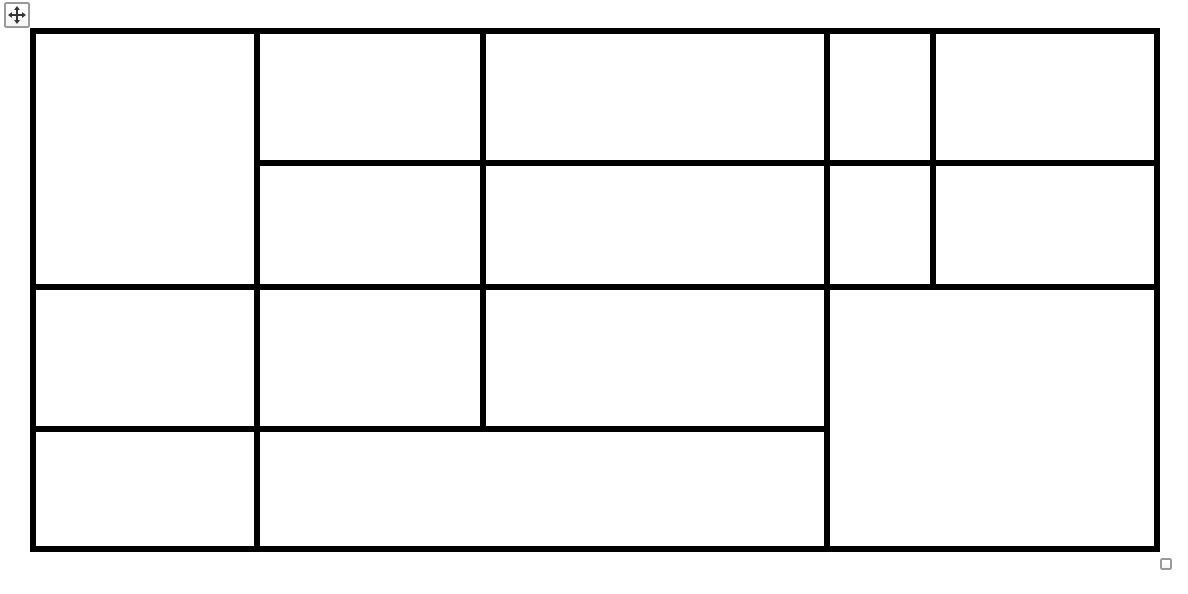
#> input picture boxes2.jpg, 1188 x 594 px
$ python solution.py
#> lines starting #> are read from the running program, lines starting #| are printed output that depends on the picture; after the words box and inside, x2 and y2 are one past the last pixel; in counts of white or black regions, pixels touching at a corner belong together
'''
Submission for OCBC AI Lab Tech Interview
141019
Luar Shui Song


Versions used:
OpenCV 4.1.1
Numpy 1.16.2
Shapely 1.6.4
Matplotlib 3.1.1
Python 3.7
'''

# USER-INSTALLED LIBRARIES
import cv2
import numpy as np
from shapely.geometry import LineString, mapping
import matplotlib.pyplot as plt
import matplotlib.image as mpimg

# PYTHON NATIVE
from itertools import groupby, combinations
from operator import itemgetter
import ast
import math
import pprint

def pre_processing(filename):
    # Credit: https://medium.com/coinmonks/a-box-detection-algorithm-for-any-image-containing-boxes-756c15d7ed26
    # Used to segment the vertical and horizontal lines from image (better than Hough Transform/Canny)

    img = cv2.imread(filename, 0)
    (thresh, img_bin) = cv2.threshold(img, 128, 255,
                                      cv2.THRESH_BINARY | cv2.THRESH_OTSU)  # Thresholding the image
    img_bin = 255-img_bin  # Invert the image

    cv2.imwrite("Image_bin.jpg",img_bin)

    # Defining a kernel length
    kernel_length = np.array(img).shape[1]//40

    # A vertical kernel of (1 X kernel_length), which will detect all the vertical lines from the image.
    vertical_kernel = cv2.getStructuringElement(cv2.MORPH_RECT, (1, kernel_length))
    # A horizontal kernel of (kernel_length X 1), which will help to detect all the horizontal line from the image.
    hori_kernel = cv2.getStructuringElement(cv2.MORPH_RECT, (kernel_length, 1))
    # A kernel of (3 X 3) ones.
    kernel = cv2.getStructuringElement(cv2.MORPH_RECT, (3, 3))

    # Morphological operation to detect vertical lines from an image
    img_temp1 = cv2.erode(img_bin, vertical_kernel, iterations=3)
    vertical_lines_img = cv2.dilate(img_temp1, vertical_kernel, iterations=3)
    cv2.imwrite("vertical_lines.jpg",vertical_lines_img)

    # Morphological operation to detect horizontal lines from an image
    img_temp2 = cv2.erode(img_bin, hori_kernel, iterations=3)
    horizontal_lines_img = cv2.dilate(img_temp2, hori_kernel, iterations=3)
    cv2.imwrite("horizontal_lines.jpg",horizontal_lines_img)

    return horizontal_lines_img, vertical_lines_img


def counter(lines_img):
# Code to find all subsequences of '255's and put them in 3 dictionaries
# E.g. pixel detected sequence can be like this [1,2,3,255,256,257,258,259]
# This denotes that pixels 1,2,3 and 255,256,257,258,259 at that iteration (height = idx) are == 255
# Desired output: [1,2,3], [255,255,256,257,258,259]
# We further classify them into three different dictionaries:
# first_observed: first seen; dup_first_observed: to store duplicates; last_observed: last seen
    seq_list = []
    first_observed = {}
    last_observed = {}
    dup_first_observed = {}
    # We are processing the image row by row to detect the lines
    for idx, array in enumerate(lines_img):
        summer = sum(array)

        # if the row is all 0's, skip
        if summer == 0:
            continue
        else:
            subseq = np.where(array == 255)[0].tolist()

            for k, g in groupby(enumerate(subseq), lambda ix : ix[0] - ix[1]):
                seq_list += [list(map(itemgetter(1), g))]

            for seq in seq_list:
                seq = str(seq)
                if seq not in first_observed:
                    first_observed[seq] = idx
                # Records the cases where the sequences are repeated and non-unique
                if seq not in dup_first_observed:
                    dup_first_observed[seq] = [idx]
                elif seq in dup_first_observed:
                    dup_first_observed[seq].append(idx)

                # always record last_observed
                last_observed[seq] = idx

            seq_list = []
    return first_observed, last_observed, dup_first_observed

# hori and vert line segments
def find_segments(combined):
    vert_seg = []
    hori_seg = []

    x_elems = [x[0] for x in combined]
    y_elems = [x[1] for x in combined]

    # to remove duplicates
    x_elems = list(dict.fromkeys(x_elems))
    y_elems = list(dict.fromkeys(y_elems))

    # find all same x coordinates ==> vertical segments
    for x in x_elems:
        temp_list = []
        for coord in combined:
            if x not in coord:
                continue
            temp_list += [coord]

        # order the temp_list and pick the ends appropriately
        temp_elems = [elems[1] for elems in temp_list]
        temp_elems = sorted(temp_elems)
        vert_seg += [[[x, temp_elems[0]],[x, temp_elems[-1]]]]

    # find all same y coordinates ==> horizontal segments
    for y in y_elems:
        temp_list = []
        for coord in combined:
            if y not in coord:
                continue
            temp_list += [coord]

        # order the temp_list and pick the ends appropriately
        temp_elems = [elems[0] for elems in temp_list]
        temp_elems = sorted(temp_elems)

        hori_seg += [[[temp_elems[0],y],[temp_elems[-1],y]]]

    return vert_seg, hori_seg

# [14 lines left out: function angle, not called in this run]

def nCr(n,r):
    f = math.factorial
    return f(n) // f(r) // f(n-r)

# Now time to find boxes
# [28 lines left out: function box_detector, not called in this run]

def basic_detection(filename):
    # Detecting Horizontal coordinates
    horizontal_lines_img, vertical_lines_img = pre_processing(filename)
    first_observed, last_observed, dup_first_observed = counter(horizontal_lines_img)
    hori_lines = []
    hori_ycoords = []
    hori_coords = []

    # to add into our lists horizontal y coordinates and horizontal line candidates
    for items in dup_first_observed:
        hori_ycoords.append(dup_first_observed[items])
        items = ast.literal_eval(items)
        hori_lines.append(items)

    # detect consecutive numbers ==> these form a contiguous stretch
    # e.g. a detected horizontal contiguous array could look like this
    # [30,31,32,33,......, 855,856,857]
    # This implies that pixels 30 to 857 form a contiguous stretch of 'line',
    # therefore we want to extract the first and last point.
    # The y-coordinate is just the same throughout.

    seq_list = []
    for idx, coords in enumerate(hori_ycoords):
        for k, g in groupby(enumerate(coords), lambda ix : ix[0] - ix[1]):
            seq_list += [list(map(itemgetter(1), g))]
        # take the first coordinate as the horizontal point
        for seq in seq_list:
            y1 = seq[0]
            x0 = hori_lines[idx][0]
            x1 = hori_lines[idx][-1]

            hori_coords.append([x0,y1])
            hori_coords.append([x1,y1])

        seq_list = []

    # Detecting vertical coordinates
    # E.g. array could be like [30, 31, 32, 33, 34, 35]
    # Picture this as the width of the line - and therefore we can see easily that
    # this same array would be repeated for however many rows in the image.
    # hence our x-coordinates will be the same, but y-coordinates are taken from the
    # first_observed and last_observed dictionaries respectively.
    first_observed, last_observed, _ = counter(vertical_lines_img)
    vert_lines = []
    for items in first_observed:
        items = ast.literal_eval(items)
        vert_lines.append(items)
    vert_coords = []
    for line in vert_lines:
        x0 = line[0]
        line = str(line)
        y0 = first_observed[line]
        y1 = last_observed[line]
        vert_coords.append([x0,y0])
        vert_coords.append([x0,y1])

    combined =  vert_coords+ hori_coords

    # To remove the duplicates that are close to each other.
    coords_to_remove = []
    coords_to_add = []
    threshold = 8
    for a, b in combinations(combined, 2):
        if a == b:
            coords_to_add.append(a)
        # L2 norm
        if ((a[0]-b[0])**2 + (a[1]-b[1])**2)**0.5 < threshold:
            # Keep the biggest one
            if a[0] + a[1] > b[0] + b[1]:
                coords_to_remove.append(b)
            else:
                coords_to_remove.append(a)

    combined = [desired for desired in combined if desired not in coords_to_remove]
    combined += coords_to_add


    # To fine-tune the coordinates to be on the same gridlines
    for a, b in combinations(combined, 2):
        if abs(a[0]-b[0])< threshold:
            # always keep the biggest one
            if a[0] > b[0]:
                idx = combined.index(b)
                combined[idx][0] = a[0]

            else:
                idx = combined.index(a)
                combined[idx][0] = b[0]

        if abs(a[1]-b[1]) < threshold:
            if a[1] > b[1]:
                idx = combined.index(b)
                combined[idx][1] = a[1]

            else:
                idx = combined.index(a)
                combined[idx][1] = b[1]
    return combined


def intersection_finder(combined):
    # to find intersection between horizontal and vertical lines
    intersection_list = []

    vert_seg, hori_seg = find_segments(combined)

    for a in vert_seg:
        for b in hori_seg:
            line1 = LineString([tuple(a[0]), tuple(a[1])])
            line2 = LineString([tuple(b[0]), tuple(b[1])])
            result = line1.intersection(line2)

            if not result:
                continue


            result = np.array(result)
            print(result)
            intersection_list.append(result.tolist())
    print('Final combined', intersection_list, len(intersection_list))

    # To combine with the original points
    intersection_list = [[int(elem[0]),int(elem[1])] for elem in intersection_list]
    combined = intersection_list + combined
    combined = [str(temp) for temp in combined]
    combined = list(dict.fromkeys(combined))
    combined = [ast.literal_eval(temp) for temp in combined]
    return combined


def main(filename):
	combined = basic_detection(filename)
#> in pre_processing, img is the input picture: shape (594, 1188); min 0, max 255, mean 238.2
#> in pre_processing, `(thresh, img_bin) = cv2.threshold(img, 128, 255, cv2.THRESH_BINARY | c..`: thresh = 127
#> in pre_processing, `img_bin = 255-img_bin`:
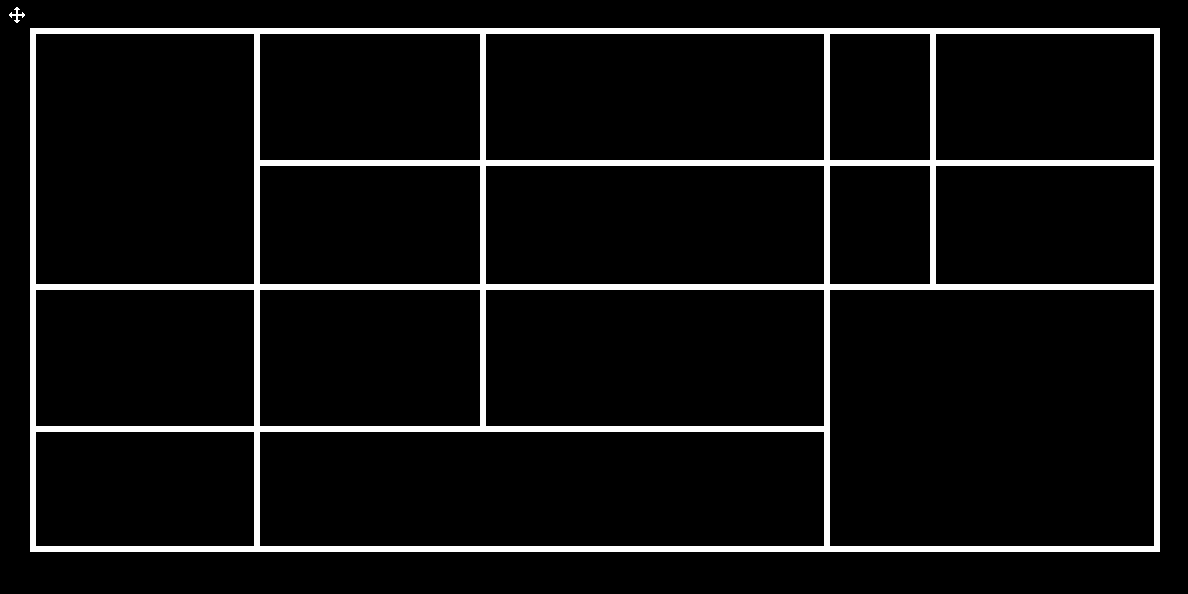
#> img_bin: shape (594, 1188); 6.6% white; 2 white regions, box (x1, y1, x2, y2) and area: (30, 28, 1160, 552) 46248, (9, 7, 25, 23) 84
#> in pre_processing, `img_temp1 = cv2.erode(img_bin, vertical_kernel, iterations=3)`:
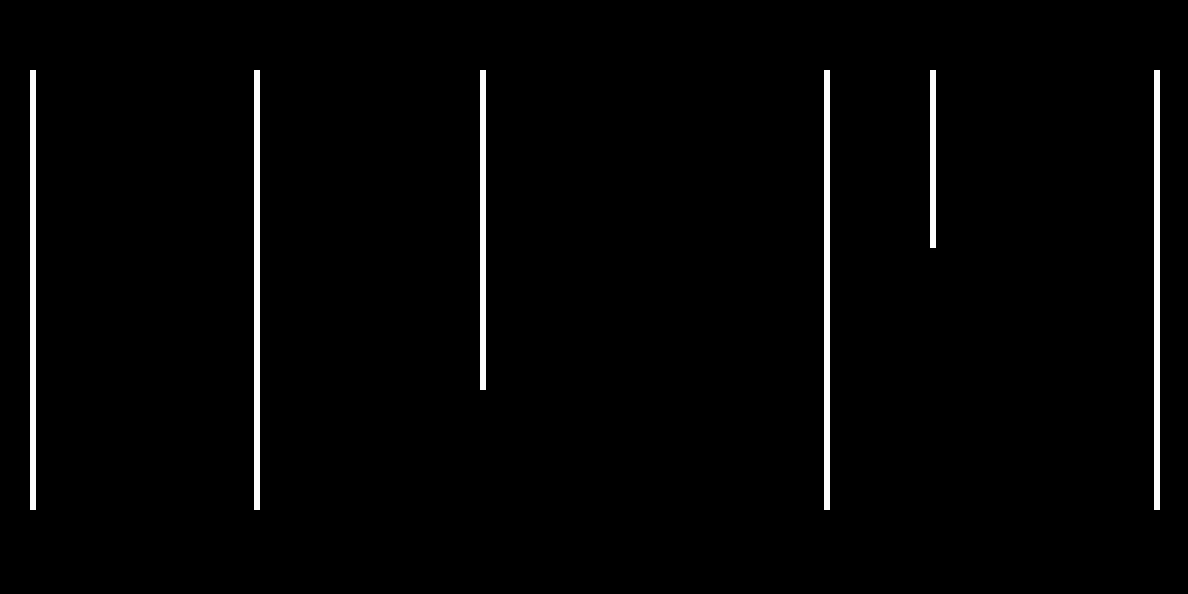
#> img_temp1: shape (594, 1188); 1.9% white; 6 white regions, box (x1, y1, x2, y2) and area: (30, 70, 36, 510) 2640, (254, 70, 260, 510) 2640, (824, 70, 830, 510) 2640, (1154, 70, 1160, 510) 2640, (480, 70, 486, 390) 1920, (930, 70, 936, 248) 1068
#> in pre_processing, `vertical_lines_img = cv2.dilate(img_temp1, vertical_kernel, iterations..`:
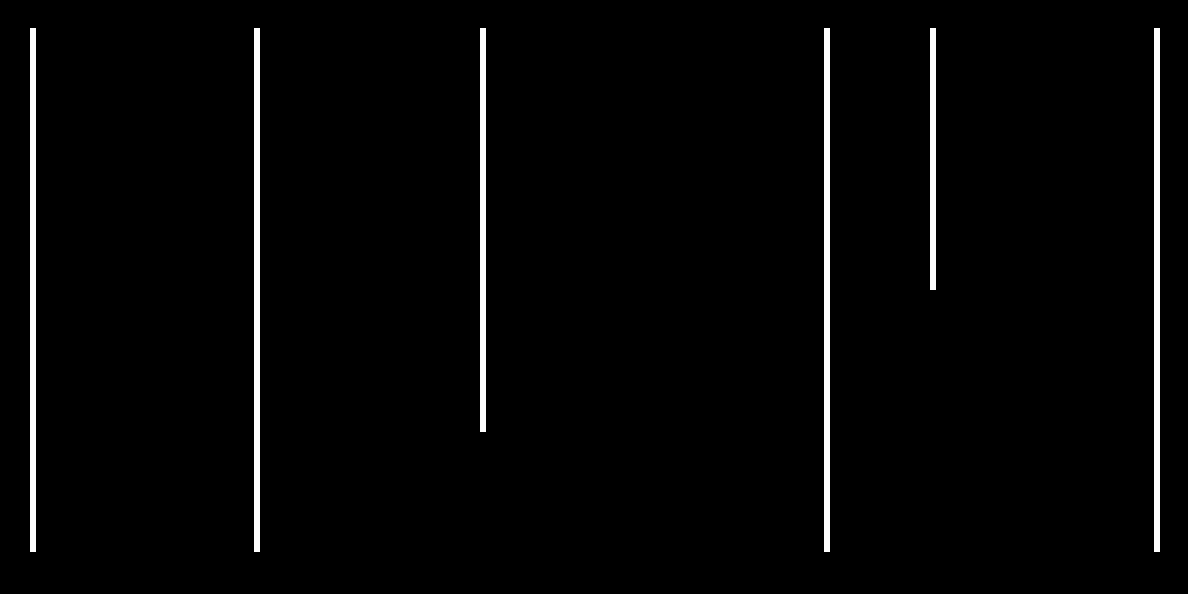
#> vertical_lines_img: shape (594, 1188); 2.3% white; 6 white regions, box (x1, y1, x2, y2) and area: (30, 28, 36, 552) 3144, (254, 28, 260, 552) 3144, (824, 28, 830, 552) 3144, (1154, 28, 1160, 552) 3144, (480, 28, 486, 432) 2424, (930, 28, 936, 290) 1572
#> in pre_processing, `horizontal_lines_img = cv2.dilate(img_temp2, hori_kernel, iterations=3)`:
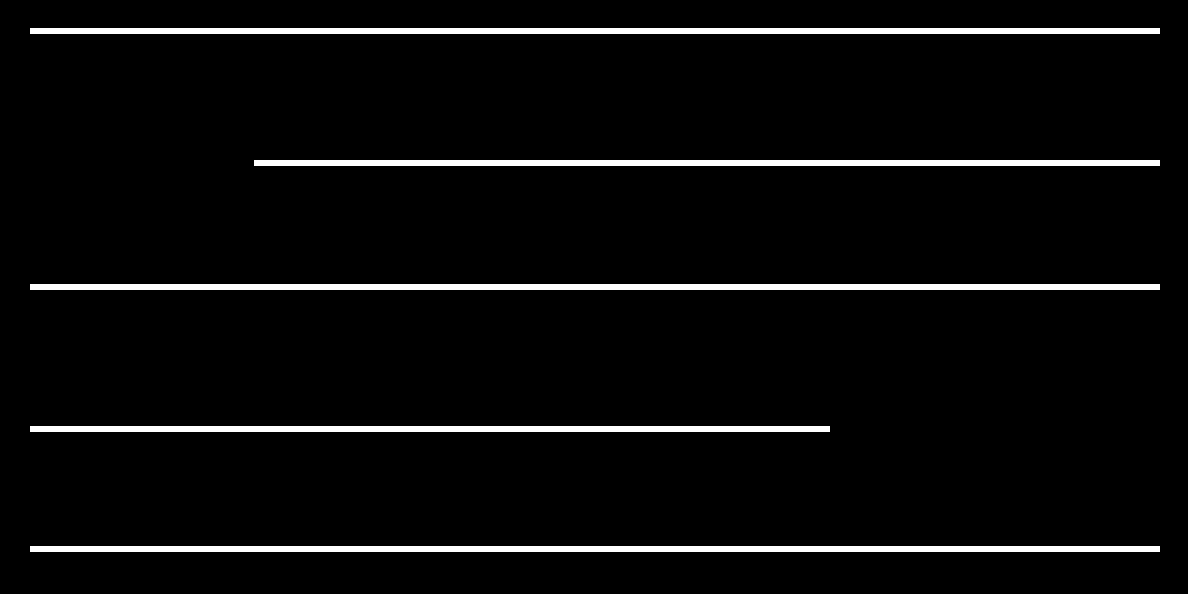
#> horizontal_lines_img: shape (594, 1188); 4.3% white; 5 white regions, box (x1, y1, x2, y2) and area: (30, 28, 1160, 34) 6780, (30, 284, 1160, 290) 6780, (30, 546, 1160, 552) 6780, (254, 160, 1160, 166) 5436, (30, 426, 830, 432) 4800
#> the loop in counter, `for idx, array in enumerate(lines_img):` made 594 passes
#> summer on passes 1 to 4: 0, 0, 0, 0
#> after the loop in counter, `for idx, array in enumerate(lines_img):`: dup_first_observed = 3 items
#> the loop in basic_detection, `for items in dup_first_observed:` made 3 passes
#> after the loop in basic_detection, `for items in dup_first_observed:`: hori_ycoords = [[28, 29, 30, 31, 32, 33, 284, 285, 286, 287, 288, 289, 546, 547, 548, 549, 550, 551], [160, 161, 162, 163, 164, 165], [426, 427, 428, 429, 430, 431]]
#> the loop in basic_detection, `for idx, coords in enumerate(hori_ycoords):` made 3 passes
#> after the loop in basic_detection, `for idx, coords in enumerate(hori_ycoords):`: hori_coords = [[30, 28], [1159, 28], [30, 284], [1159, 284], [30, 546], [1159, 546], [254, 160], [1159, 160], [30, 426], [829, 426]]
#> the loop in counter (call 2), `for idx, array in enumerate(lines_img):` made 594 passes
#> in basic_detection, `first_observed, last_observed, _ = counter(vertical_lines_img)`: first_observed = {'[30, 31, 32, 33, 34, 35]': 28, '[254, 255, 256, 257, 258, 259]': 28, '[480, 481, 482, 483, 484, 485]': 28, '[824, 825, 826, 827, 828, 829]': 28, '[930, 931, 932, 933, 934, 935]': 28, '[1154, 1155, 1156, 1157, 1158, 1159]': 28}; last_observed = {'[30, 31, 32, 33, 34, 35]': 551, '[254, 255, 256, 257, 258, 259]': 551, '[480, 481, 482, 483, 484, 485]': 431, '[824, 825, 826, 827, 828, 829]': 551, '[930, 931, 932, 933, 934, 935]': 289, '[1154, 1155, 1156, 1157, 1158, 1159]': 551}
#> the loop in basic_detection, `for items in first_observed:` made 6 passes
#> after the loop in basic_detection, `for items in first_observed:`: vert_lines = [[30, 31, 32, 33, 34, 35], [254, 255, 256, 257, 258, 259], [480, 481, 482, 483, 484, 485], [824, 825, 826, 827, 828, 829], [930, 931, 932, 933, 934, 935], [1154, 1155, 1156, 1157, 1158, 1159]]
#> the loop in basic_detection, `for line in vert_lines:` made 6 passes
#> (line, x0, y1) on passes 1 to 4: ('[30, 31, 32, 33, 34, 35]', 30, 551), ('[254, 255, 256, 257, 258, 259]', 254, 551), ('[480, 481, 482, 483, 484, 485]', 480, 431), ('[824, 825, 826, 827, 828, 829]', 824, 551)
#> after the loop in basic_detection, `for line in vert_lines:`: vert_coords = [[30, 28], [30, 551], [254, 28], [254, 551], [480, 28], [480, 431], [824, 28], [824, 551], [930, 28], [930, 289], [1154, 28], [1154, 551]]
#> in basic_detection, `combined =  vert_coords+ hori_coords`: combined = [[30, 28], [30, 551], [254, 28], [254, 551], [480, 28], [480, 431], [824, 28], [824, 551], [930, 28], [930, 289], [1154, 28], [1154, 551], [30, 28], [1159, 28], [30, 284], [1159, 284], [30, 546], [1159, 546], [254, 160], [1159, 160], [30, 426], [829, 426]]
#> the loop in basic_detection, `for a, b in combinations(combined, 2):` made 231 passes
#> (a, b) on passes 1 to 3: ([30, 28], [30, 551]), ([30, 28], [254, 28]), ([30, 28], [254, 551])
#> after the loop in basic_detection, `for a, b in combinations(combined, 2):`: coords_to_add = [[30, 28]]; coords_to_remove = [[30, 28], [30, 546], [1154, 28], [1154, 551]]
#> in basic_detection, `combined = [desired for desired in combined if desired not in coords_t..`: combined = [[30, 551], [254, 28], [254, 551], [480, 28], [480, 431], [824, 28], [824, 551], [930, 28], [930, 289], [1159, 28], [30, 284], [1159, 284], [1159, 546], [254, 160], [1159, 160], [30, 426], [829, 426]]
#> in basic_detection, `combined += coords_to_add`: combined = [[30, 551], [254, 28], [254, 551], [480, 28], [480, 431], [824, 28], [824, 551], [930, 28], [930, 289], [1159, 28], [30, 284], [1159, 284], [1159, 546], [254, 160], [1159, 160], [30, 426], [829, 426], [30, 28]]
#> the loop in basic_detection, `for a, b in combinations(combined, 2):` made 153 passes
#> (a, b, idx) on passes 2, 6, 10, 12: ([30, 551], [254, 551], 0), ([30, 551], [824, 551], 0), ([30, 551], [30, 284], 0), ([30, 551], [1159, 546], 12)
#> after the loop in basic_detection, `for a, b in combinations(combined, 2):`: combined = [[30, 551], [254, 28], [254, 551], [480, 28], [480, 431], [829, 28], [829, 551], [930, 28], [930, 289], [1159, 28], [30, 289], [1159, 289], [1159, 551], [254, 160], [1159, 160], [30, 431], [829, 431], [30, 28]]
	combined = intersection_finder(combined)
#> in find_segments, `x_elems = [x[0] for x in combined]`: x_elems = [30, 254, 254, 480, 480, 829, 829, 930, 930, 1159, 30, 1159, 1159, 254, 1159, 30, 829, 30]
#> in find_segments, `y_elems = [x[1] for x in combined]`: y_elems = [551, 28, 551, 28, 431, 28, 551, 28, 289, 28, 289, 289, 551, 160, 160, 431, 431, 28]
#> in find_segments, `x_elems = list(dict.fromkeys(x_elems))`: x_elems = [30, 254, 480, 829, 930, 1159]
#> in find_segments, `y_elems = list(dict.fromkeys(y_elems))`: y_elems = [551, 28, 431, 289, 160]
#> the loop in find_segments, `for x in x_elems:` made 6 passes
#> (x, temp_elems) on passes 3 to 6: (480, [28, 431]), (829, [28, 431, 551]), (930, [28, 289]), (1159, [28, 160, 289, 551])
#> the loop in find_segments, `for y in y_elems:` made 5 passes
#> (y, temp_elems) on passes 3 to 5: (431, [30, 480, 829]), (289, [30, 930, 1159]), (160, [254, 1159])
#> in intersection_finder, `vert_seg, hori_seg = find_segments(combined)`: vert_seg = [[[30, 28], [30, 551]], [[254, 28], [254, 551]], [[480, 28], [480, 431]], [[829, 28], [829, 551]], [[930, 28], [930, 289]], [[1159, 28], [1159, 551]]]; hori_seg = [[[30, 551], [1159, 551]], [[30, 28], [1159, 28]], [[30, 431], [829, 431]], [[30, 289], [1159, 289]], [[254, 160], [1159, 160]]]
#> the loop in intersection_finder, `for a in vert_seg:` made 6 passes
#> a on passes 1 to 4: [[30, 28], [30, 551]], [[254, 28], [254, 551]], [[480, 28], [480, 431]], [[829, 28], [829, 551]]
#> (printed output is left out)
#> after the loop in intersection_finder, `for a in vert_seg:`: intersection_list = 25 items
#> (printed output is left out)
	box_list = box_detector(combined)

	'''
	# insert printing function for boxes here.
	for boxes in box_list:
		for box in boxes:
			plt.plot(box[0],box[1], 'ro')
	plt.show()
	'''

	# final step - identify duplicates
	box_list = [str(box) for box in box_list]
	box_list = list(dict.fromkeys(box_list))
	box_list = [ast.literal_eval(temp) for temp in box_list]
	pp = pprint.PrettyPrinter(indent = 4)
	pp.pprint(box_list)

	print('Number of Boxes', len(box_list))

if __name__ == '__main__':
#> (the run stopped early here; a loop or call above may not have finished)
